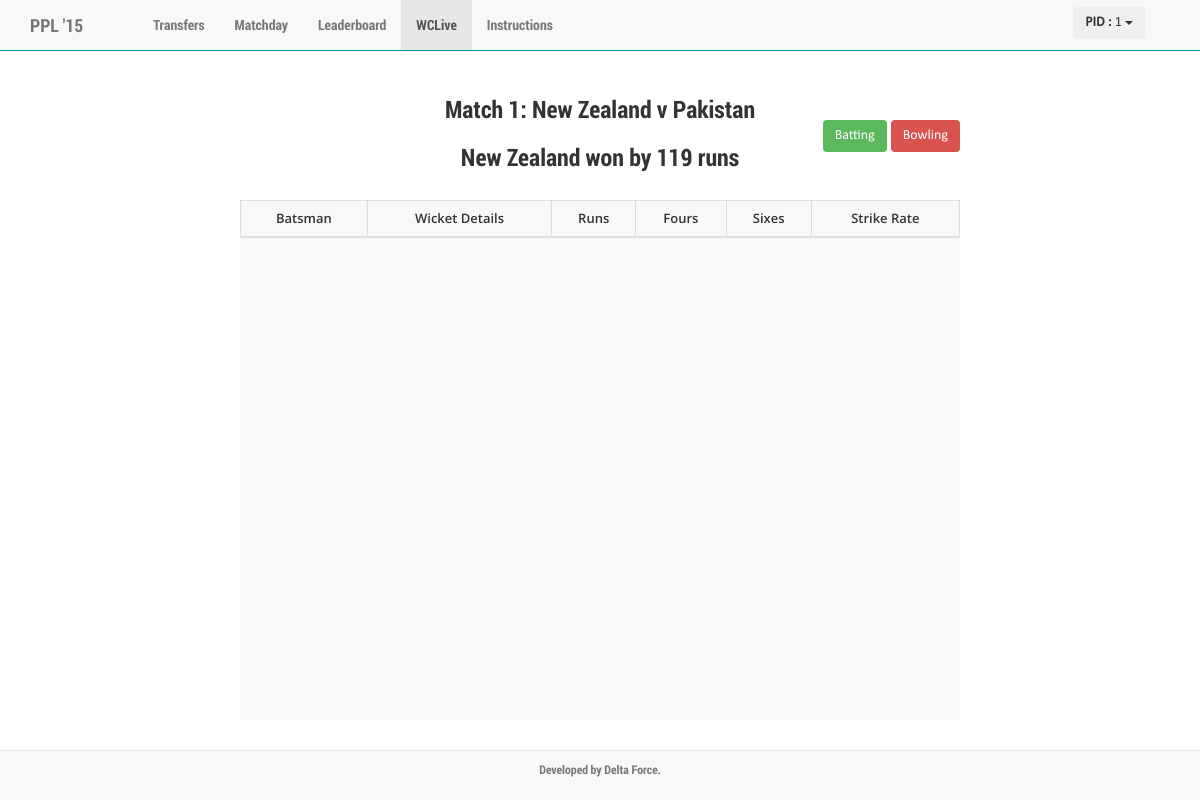
The app's page /wclive/wclive.php (signed in), older data.
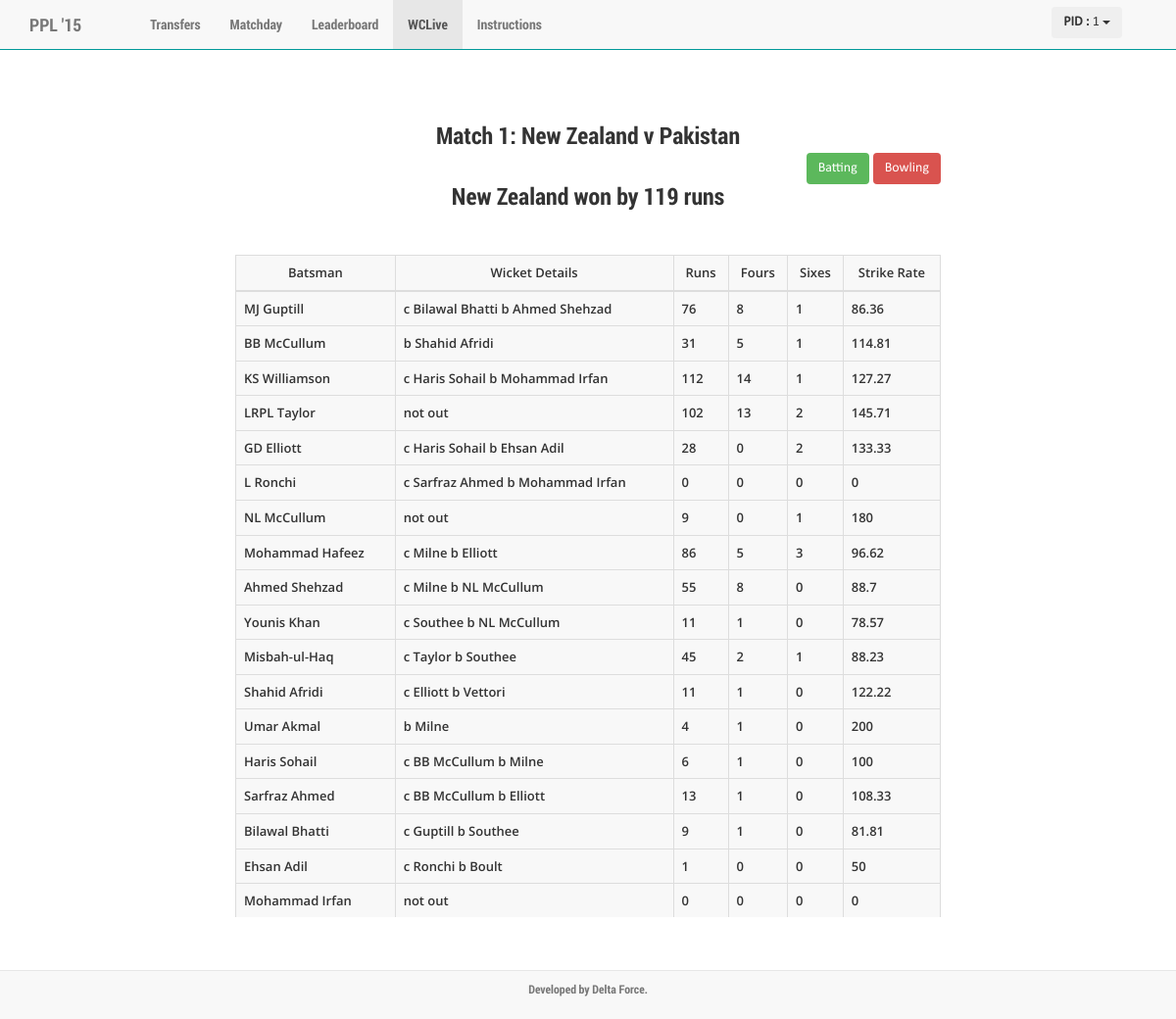
The same page, newer data.
### tables this page shows
CREATE TABLE IF NOT EXISTS `displayBatting` (
  `playerName` varchar(40) NOT NULL,
  `wicketInfo` varchar(40) NOT NULL,
  `runs` int(11) NOT NULL,
  `four` int(11) NOT NULL,
  `six` int(11) NOT NULL,
  `strikeRate` float NOT NULL
);

### wclive/wclive.php (the view, shortened to what this page needs)
<?php
$user = $_SESSION['user'];
?>
<html>
  <head>
    <link rel="stylesheet" href="./../includes/css/bootstrap.css">
    <link rel="stylesheet" href="./../includes/css/common.css">
    <link rel="stylesheet" href="./wclive.css">
  </head>
  <body>
    <nav class="header navbar navbar-default navbar-fixed-top">
      <div class="container">
        <div class="navbar-header">
          <a class="navbar-brand" href="../home/home.php">PPL '15</a>
        </div>
        <div id="navbar" class="collapse navbar-collapse">
          <ul class="nav navbar-nav">
            <li><a href="../transfers/transfers.php">Transfers</a></li>
            <li><a href="../matchday/matchday.php">Matchday</a></li>
            <li><a href="../leaderboard/leaderboard.php">Leaderboard</a></li>
            <li class="active"><a href="../wclive/wclive.php">WCLive</a></li>
            <li><a href="../instructions/instructions.php">Instructions</a></li>
            </ul>
            <div class="navbar-header navbar-right">
                <div class="dropdown" style="margin-top:10%">
                <button class="btn dropdown-toggle" type="button" id="dropdownMenu1" data-toggle="dropdown" aria-expanded="true">
                    <b>PID :</b> <?php echo $user ?>
                <span class="caret"></span>
                </button>
                </div>
            </div>
      </div>
      </div>
    </nav>
    <h3 id="matchBetween"><center>Match 1: New Zealand v Pakistan</center></h3>
    <h3 id="matchWinner"><center>New Zealand won by 119 runs</center></h3>
    <div id="choices">
        <button id="choiceBatting" class="btn">Batting</button>
        <button id="choiceBowling" class="btn">Bowling</button>
    </div>
    <div class="data-container">
    <div class="table-responsive">
    <table id="battingTable" class="table table-bordered">
        <thead>
            <tr>
                <th>Batsman</th>
                <th>Wicket Details</th>
                <th>Runs</th>
                <th>Fours</th>
                <th>Sixes</th>
                <th>Strike Rate</th>
            </tr>
        </thead>
        <tbody>
            <?php
    $battingDetailsQuery = "SELECT * FROM displayBatting";
    $battingDetailsResult = mysql_query($battingDetailsQuery);
    for($i=0;$i<mysql_num_rows($battingDetailsResult);$i++)
    {
        echo("<tr>");
        $batsman        = mysql_result($battingDetailsResult,$i,"playerName");
        $wicketDetails  = mysql_result($battingDetailsResult,$i,"wicketInfo");
        $runs           = mysql_result($battingDetailsResult,$i,"runs");
        $fours          = mysql_result($battingDetailsResult,$i,"four");
        $six            = mysql_result($battingDetailsResult,$i,"six");
        $srate          = mysql_result($battingDetailsResult,$i,"strikeRate");
        echo("<td>$batsman</td>");
        echo("<td>$wicketDetails</td>");
        echo("<td>$runs</td>");
        echo("<td>$fours</td>");
        echo("<td>$six</td>");
        echo("<td>$srate</td>");
        echo("</tr>");
    }
            ?>
    </tbody>
    </table>
    </div>
    </div>
    <nav class=" footer navbar navbar-default navbar-fixed-bottom">
        <div class="footer">
            <p>Developed by <b>Delta Force.</b></p>
        </div>
    </nav>
  </body>
</html>

### includes/css/common.css (style rules this page uses)
body { width:100%; }
.navbar-header { padding:0px 40px 0px 0px; }
.header { font-family:"Roboto"; border-bottom:1px solid #099; }
.footer p { color:#777; padding-top:10px; font-size:12px; text-align:center; font-family:"Roboto"; }
.btn { border: none; }
th { text-align:center; }
.btn { font-family:"Calibri"; }
.table { font-family:"OpenSans"; font-size:13px; }

### wclive/wclive.css (style rules this page uses)
#matchBetween { position:absolute; top:12%; left:0; right:0; margin:auto; font-family:"Roboto"; }
#matchWinner { position:absolute; top:18%; left:0; right:0; margin:auto; font-family:"Roboto"; }
.data-container { position:absolute; height:65%; width:60%; top:25%; background-color:#f8f8f8; left:20%; overflow-y: scroll; text-align: center; cursor:pointer; }
#choices { position:absolute; top:15%; right:20%; }

Row changes from the older to the newer data that the page shows:
added displaybatting: playerName "MJ Guptill", wicketInfo "c Bilawal Bhatti b Ahmed Shehzad", runs "76", four "8", six "1", strikeRate "86.36"
added displaybatting: playerName "BB McCullum", wicketInfo "b Shahid Afridi", runs "31", four "5", six "1", strikeRate "114.81"
added displaybatting: playerName "KS Williamson", wicketInfo "c Haris Sohail b Mohammad Irfan", runs "112", four "14", six "1", strikeRate "127.27"
added displaybatting: playerName "LRPL Taylor", wicketInfo "not out", runs "102", four "13", six "2", strikeRate "145.71"
added displaybatting: playerName "GD Elliott", wicketInfo "c Haris Sohail b Ehsan Adil", runs "28", four "0", six "2", strikeRate "133.33"
added displaybatting: playerName "L Ronchi", wicketInfo "c Sarfraz Ahmed b Mohammad Irfan", runs "0", four "0", six "0", strikeRate "0"
added displaybatting: playerName "NL McCullum", wicketInfo "not out", runs "9", four "0", six "1", strikeRate "180"
added displaybatting: playerName "Mohammad Hafeez", wicketInfo "c Milne b Elliott", runs "86", four "5", six "3", strikeRate "96.62"
added displaybatting: playerName "Ahmed Shehzad", wicketInfo "c Milne b NL McCullum", runs "55", four "8", six "0", strikeRate "88.7"
added displaybatting: playerName "Younis Khan", wicketInfo "c Southee b NL McCullum", runs "11", four "1", six "0", strikeRate "78.57"
added displaybatting: playerName "Misbah-ul-Haq", wicketInfo "c Taylor b Southee", runs "45", four "2", six "1", strikeRate "88.23"
added displaybatting: playerName "Shahid Afridi", wicketInfo "c Elliott b Vettori", runs "11", four "1", six "0", strikeRate "122.22"
added displaybatting: playerName "Umar Akmal", wicketInfo "b Milne", runs "4", four "1", six "0", strikeRate "200"
added displaybatting: playerName "Haris Sohail", wicketInfo "c BB McCullum b Milne", runs "6", four "1", six "0", strikeRate "100"
added displaybatting: playerName "Sarfraz Ahmed", wicketInfo "c BB McCullum b Elliott", runs "13", four "1", six "0", strikeRate "108.33"
added displaybatting: playerName "Bilawal Bhatti", wicketInfo "c Guptill b Southee", runs "9", four "1", six "0", strikeRate "81.81"
added displaybatting: playerName "Ehsan Adil", wicketInfo "c Ronchi b Boult", runs "1", four "0", six "0", strikeRate "50"
added displaybatting: playerName "Mohammad Irfan", wicketInfo "not out", runs "0", four "0", six "0", strikeRate "0"
